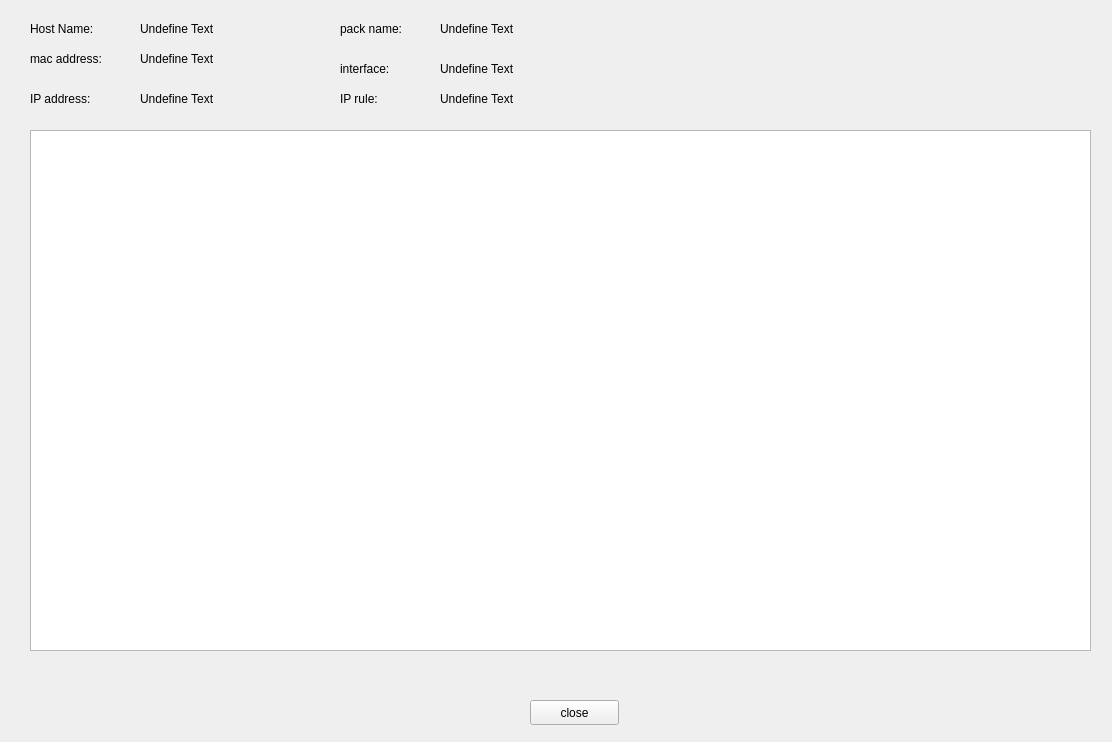
<?xml version="1.0" encoding="UTF-8"?>
<ui version="4.0">
 <class>install_process</class>
 <widget class="QWidget" name="install_process">
  <property name="geometry">
   <rect>
    <x>0</x>
    <y>0</y>
    <width>1112</width>
    <height>742</height>
   </rect>
  </property>
  <property name="windowTitle">
   <string>Form</string>
  </property>
  <widget class="QLabel" name="label">
   <property name="geometry">
    <rect>
     <x>30</x>
     <y>20</y>
     <width>91</width>
     <height>17</height>
    </rect>
   </property>
   <property name="text">
    <string>Host Name:</string>
   </property>
  </widget>
  <widget class="QLabel" name="label_2">
   <property name="geometry">
    <rect>
     <x>140</x>
     <y>20</y>
     <width>131</width>
     <height>17</height>
    </rect>
   </property>
   <property name="text">
    <string>Undefine Text</string>
   </property>
  </widget>
  <widget class="QTextBrowser" name="textBrowser">
   <property name="geometry">
    <rect>
     <x>30</x>
     <y>130</y>
     <width>1061</width>
     <height>521</height>
    </rect>
   </property>
  </widget>
  <widget class="QPushButton" name="pushButton">
   <property name="geometry">
    <rect>
     <x>530</x>
     <y>700</y>
     <width>89</width>
     <height>25</height>
    </rect>
   </property>
   <property name="text">
    <string>close</string>
   </property>
  </widget>
  <widget class="QLabel" name="label_3">
   <property name="geometry">
    <rect>
     <x>30</x>
     <y>50</y>
     <width>101</width>
     <height>17</height>
    </rect>
   </property>
   <property name="text">
    <string>mac address:</string>
   </property>
  </widget>
  <widget class="QLabel" name="label_4">
   <property name="geometry">
    <rect>
     <x>30</x>
     <y>90</y>
     <width>91</width>
     <height>17</height>
    </rect>
   </property>
   <property name="text">
    <string>IP address:</string>
   </property>
  </widget>
  <widget class="QLabel" name="label_5">
   <property name="geometry">
    <rect>
     <x>340</x>
     <y>20</y>
     <width>91</width>
     <height>17</height>
    </rect>
   </property>
   <property name="text">
    <string>pack name:</string>
   </property>
  </widget>
  <widget class="QLabel" name="label_6">
   <property name="geometry">
    <rect>
     <x>340</x>
     <y>60</y>
     <width>81</width>
     <height>17</height>
    </rect>
   </property>
   <property name="text">
    <string>interface:</string>
   </property>
  </widget>
  <widget class="QLabel" name="label_7">
   <property name="geometry">
    <rect>
     <x>340</x>
     <y>90</y>
     <width>67</width>
     <height>17</height>
    </rect>
   </property>
   <property name="text">
    <string>IP rule:</string>
   </property>
  </widget>
  <widget class="QLabel" name="label_8">
   <property name="geometry">
    <rect>
     <x>140</x>
     <y>50</y>
     <width>121</width>
     <height>17</height>
    </rect>
   </property>
   <property name="text">
    <string>Undefine Text</string>
   </property>
  </widget>
  <widget class="QLabel" name="label_9">
   <property name="geometry">
    <rect>
     <x>140</x>
     <y>90</y>
     <width>121</width>
     <height>17</height>
    </rect>
   </property>
   <property name="text">
    <string>Undefine Text</string>
   </property>
  </widget>
  <widget class="QLabel" name="label_10">
   <property name="geometry">
    <rect>
     <x>440</x>
     <y>20</y>
     <width>121</width>
     <height>17</height>
    </rect>
   </property>
   <property name="text">
    <string>Undefine Text</string>
   </property>
  </widget>
  <widget class="QLabel" name="label_11">
   <property name="geometry">
    <rect>
     <x>440</x>
     <y>60</y>
     <width>121</width>
     <height>17</height>
    </rect>
   </property>
   <property name="text">
    <string>Undefine Text</string>
   </property>
  </widget>
  <widget class="QLabel" name="label_12">
   <property name="geometry">
    <rect>
     <x>440</x>
     <y>90</y>
     <width>121</width>
     <height>17</height>
    </rect>
   </property>
   <property name="text">
    <string>Undefine Text</string>
   </property>
  </widget>
 </widget>
 <resources/>
 <connections/>
</ui>
